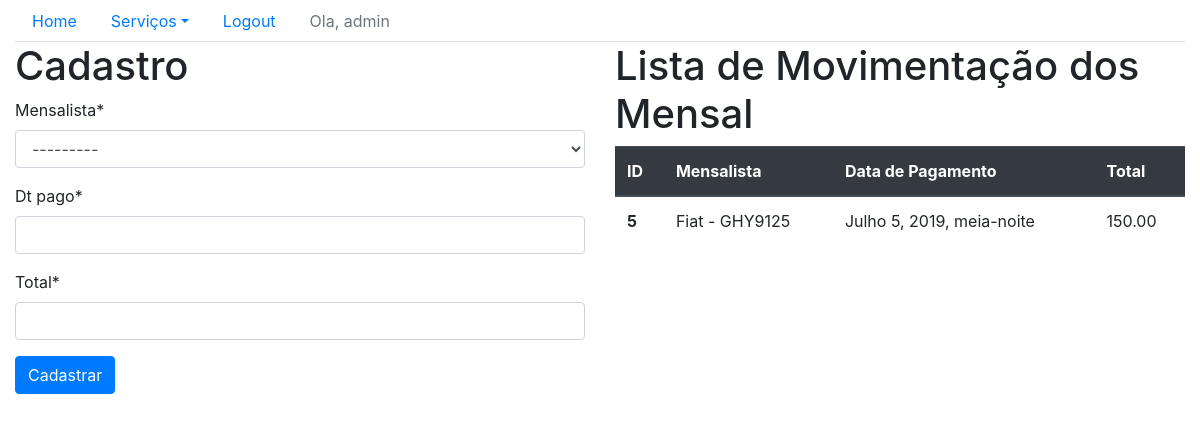
/sistema/mov-mensal (signed in), run on the app's committed database.
### core/models.py (models this page shows, shortened)
class MovMensalista(models.Model):
    mensalista = models.ForeignKey("Mensalista", on_delete=models.CASCADE)
    dt_pago = models.DateTimeField()
    total = models.DecimalField(max_digits=6, decimal_places=2)

class Mensalista(models.Model):
    veiculo = models.ForeignKey("Veiculo", on_delete=models.CASCADE)
    inicio = models.DateTimeField()
    valor_mes  = models.DecimalField(max_digits=6, decimal_places=2)
    def __str__(self):
        return str(self.veiculo) + ' - ' + str(self.inicio)

class Veiculo(models.Model):
    marca = models.ForeignKey('Marca', on_delete=models.CASCADE)
    placa = models.CharField(max_length=7)
    proprietario = models.ForeignKey('Pessoa', on_delete=models.CASCADE)
    cor = models.CharField(max_length=15)
    observacoes = models.TextField()
    def __str__(self):
        return self.marca.nome + ' - ' + self.placa

class Marca(models.Model):
    nome = models.CharField(max_length=50)

### core/views.py (the view)
# urls.py: path('mov-mensal', lista_movmensalistas, name='core_lista_movpessoas'),
@login_required
def lista_movmensalistas(request):
    mov_mensalistas = MovMensalista.objects.all()
    form = MovMensalistaForm()
    data = {'mov_mensalistas': mov_mensalistas,  'form': form}
    return render(request, 'core/lista_mov_mensalistas.html', data)

### core/forms.py
class MovMensalistaForm(ModelForm):
    class Meta:
        model = MovMensalista
        fields = ('__all__')

### core/templates/core/lista_mov_mensalistas.html (shortened to what this page needs)
{% extends 'base.html'%}
{% load crispy_forms_tags %}
{% block main %}
    <div class="row">
        <div class="col-sm-6">
            <h1>Cadastro</h1>
            <form action="{%url 'core_movpessoas_novo'%}" method="post">
                {{form|crispy}}
                <button type="submit" class="btn btn-primary">Cadastrar</button>
            </form>
        </div>
        <div class="col-sm-6">
            <h1>Lista de Movimentação dos Mensal</h1>
            <table class="table table-hover">
                <thead class="thead-dark">
                    <tr>
                    <th scope="col">ID</th>
                    <th scope="col">Mensalista</th>
                    <th scope="col">Data de Pagamento</th>
                    <th scope="col">Total</th>
                    </tr>
                </thead>
                {% for mov_mensalista in mov_mensalistas %}
                     <tbody>
                        <tr class="table-row"data-href="{% url 'core_movpessoas_update' mov_mensalista.id %}">
                                <th scope="row">{{mov_mensalista.id}}</th>
                                <td>{{mov_mensalista.mensalista.veiculo}}</td>
                                <td>{{mov_mensalista.dt_pago}}</td>
                                <td>{{mov_mensalista.total}}</td>
                        </tr>
                    </tbody>
                {% endfor %}
            </table>
        </div>
    </div>
{% endblock main %}

### templates/base.html (shortened to what this page needs)
{%load static %}
<!DOCTYPE html>
<html lang="en">
<head>
    <link rel="stylesheet" href="{%static 'bootstrap/css/bootstrap.css'%}">
</head>
<body>
<div class="container-fluid">
    <ul class="nav nav-tabs">
    <li class="nav-item">
        <a class="nav-link" href="{%url 'core_home'%}">Home</a>
    </li>
    <li class="nav-item dropdown">
        <a class="nav-link dropdown-toggle" data-toggle="dropdown" href="#" role="button" aria-haspopup="true" aria-expanded="false">Serviços</a>
    </li>
    {% if user.is_authenticated %}
        <li class="nav-item">
            <a class="nav-link" href="{% url 'logout' %}">Logout</a>
        </li>
        <li class="nav-item">
            <a class="nav-link disabled" href="#" tabindex="-1" aria-disabled="true">Ola, {{user}}</a>
         </li>
    {% else %}
        <li class="nav-item">
            <a class="nav-link" href="{% url 'login' %}">Login</a>
        </li>
    {% endif %}
    </ul>
    {% block main %}
    {% endblock main %}
</div>
</body>
</html>

### data on the page
MovMensalista: id "5", mensalista.veiculo "Fiat - GHY9125", dt_pago "Julho 5, 2019, meia-noite", total "150.00"

### other printed values
{{ user }} "admin"
